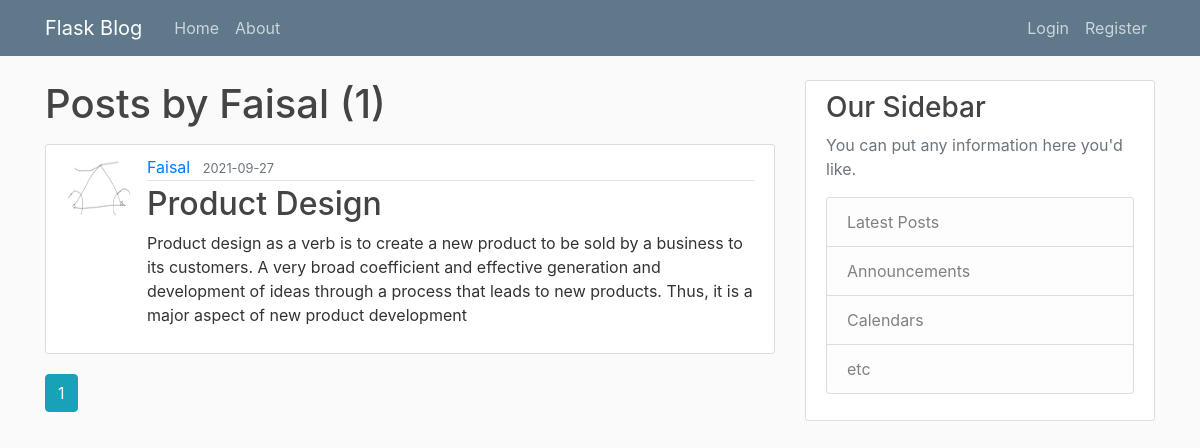
Before: /user/Faisal with the older database file.
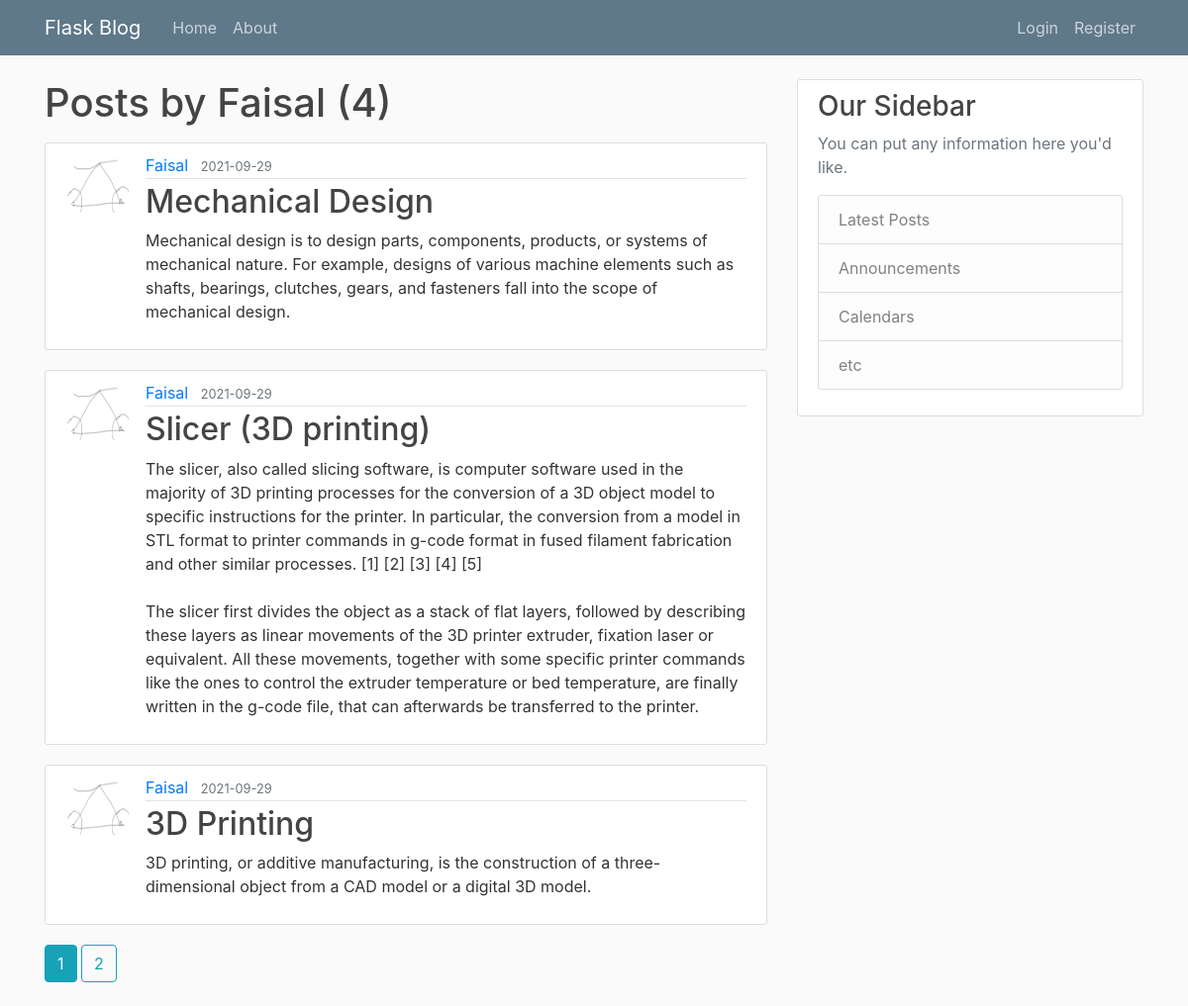
After: the same page with the newer database file.
### FMagdum/models.py (models this page shows, shortened)
class User(db.Model, UserMixin):
    id = db.Column(db.Integer, primary_key=True)
    username = db.Column(db.String(20), unique=True, nullable=False)
    email = db.Column(db.String(120), unique=True, nullable=False)
    image_file = db.Column(db.String(20), nullable=False, default='default.jpg')
    password = db.Column(db.String(60), nullable=False)
    posts = db.relationship('Post', backref='author', lazy=True)

class Post(db.Model):
    id = db.Column(db.Integer, primary_key=True)
    title = db.Column(db.String(100),nullable=False)
    date_posted = db.Column(db.DateTime, nullable=False, default=datetime.utcnow)
    content = db.Column(db.Text, nullable=False)
    user_id = db.Column(db.Integer, db.ForeignKey('user.id'), nullable=False)

### FMagdum/routes.py (the view)
@app.route("/user/<string:username>")
def user_posts(username):
    page = request.args.get('page', 1, type=int)
    user = User.query.filter_by(username=username).first_or_404()
    posts = Post.query.filter_by(author=user)\
        .order_by(Post.date_posted.desc())\
        .paginate(page=page,per_page=3)
    return render_template('user_posts.html', posts=posts, user=user, legend='Create New Post')

### FMagdum/templates/user_posts.html
{%extends "layout.html"%}
{%block content%}
    <h1 class="mb-3">
        Posts by {{user.username}} ({{posts.total}})
    </h1>
    {% for post in posts.items %}
        <article class="media content-section">
            <img class="rounded-circle article-img" src="{{url_for('static', filename='profile_pics/' + post.author.image_file)}}">
            <div class="media-body">
            <div class="article-metadata">
                <a class="mr-2" href="{{url_for('user_posts', username=post.author.username)}}">{{ post.author.username }}</a>
                <small class="text-muted">{{ post.date_posted.strftime('%Y-%m-%d') }}</small>
            </div>
            <h2><a class="article-title" href="{{url_for('post', post_id=post.id)}}">{{ post.title }}</a></h2>
            <p class="article-content">{{ post.content }}</p>
            </div>
        </article>
    {%endfor%}
    {% for page_num in posts.iter_pages(left_edge=1, right_edge=1, left_current=1, right_current=2) %}
        {% if page_num %}
            {% if posts.page == page_num %}
                <a class="btn btn-info mb-4" href="{{url_for('user_posts', username=user.username, page=page_num)}}"> {{ page_num }} </a>
            {% else %}
            <a class="btn btn-outline-info mb-4" href="{{url_for('user_posts', username=user.username, page=page_num)}}"> {{ page_num }} </a>
            {% endif %}
        {% else %}
            ...
        {% endif %}
    {% endfor %}
{%endblock content%}

### FMagdum/templates/layout.html (shortened to what this page needs)
<!DOCTYPE html>
<html>
<head>
    <link rel="stylesheet" href="https://maxcdn.bootstrapcdn.com/bootstrap/4.0.0/css/bootstrap.min.css">
    <link rel="stylesheet" type="text/css" href="{{ url_for('static', filename='main.css') }}">
</head>
<body>
    <header class="site-header">
        <nav class="navbar navbar-expand-md navbar-dark bg-steel fixed-top">
          <div class="container">
            <a class="navbar-brand mr-4" href="/">Flask Blog</a>
            <div class="collapse navbar-collapse" id="navbarToggle">
              <div class="navbar-nav mr-auto">
                <a class="nav-item nav-link" href="{{url_for('home')}}">Home</a>
                <a class="nav-item nav-link" href="{{url_for('about')}}">About</a>
              </div>
              <div class="navbar-nav ml-auto">
                {% if current_user.is_authenticated %}
                  <a class="nav-item nav-link" href="{{url_for('new_post')}}">{{legend}}</a>
                  <a class="nav-item nav-link" href="{{url_for('account')}}">{{ current_user.username }}</a>
                  <a class="nav-item nav-link" href="{{url_for('logout')}}">Logout</a>
                {% else %}
                  <a class="nav-item nav-link" href="{{url_for('login')}}">Login</a>
                  <a class="nav-item nav-link" href="{{url_for('register')}}">Register</a>
                {% endif %}
              </div>
            </div>
          </div>
        </nav>
    </header>
    <main role="main" class="container">
        <div class="row">
          <div class="col-md-8">
            {% block content %}{% endblock %}
          </div>
          <div class="col-md-4">
            <div class="content-section">
              <h3>Our Sidebar</h3>
              <p class='text-muted'>You can put any information here you'd like.
                <ul class="list-group">
                  <li class="list-group-item list-group-item-light">Latest Posts</li>
                  <li class="list-group-item list-group-item-light">Announcements</li>
                  <li class="list-group-item list-group-item-light">Calendars</li>
                  <li class="list-group-item list-group-item-light">etc</li>
                </ul>
              </p>
            </div>
          </div>
        </div>
      </main>
</body>
</html>

### FMagdum/static/main.css (style rules this page uses)
body { background: #fafafa; color: #333333; margin-top: 5rem; }
h1, h2, h3, h4, h5, h6 { color: #444444; }
.bg-steel { background-color: #5f788a; }
.site-header .navbar-nav .nav-link { color: #cbd5db; }
.content-section { background: #ffffff; padding: 10px 20px; border: 1px solid #dddddd; border-radius: 3px; margin-bottom: 20px; }
.article-title { color: #444444; }
.article-content { white-space: pre-line; }
.article-img { height: 65px; width: 65px; margin-right: 16px; }
.article-metadata { padding-bottom: 1px; margin-bottom: 4px; border-bottom: 1px solid #e3e3e3 }

Changed rows visible on the page:
no longer on this page (row edited): Post: image_file (picture), author.username "Faisal", date_posted "2021-09-27", title "Product Design", content "Product design as a verb is to create a new product to be sold by a business to its customers. A very broad coefficient and effective generation and development of ideas through a process that leads to new products. Thus, it is a major aspect of new product development"
added Post: image_file (picture), author.username "Faisal", date_posted "2021-09-29", title "Mechanical Design", content "Mechanical design is to design parts, components, products, or systems of mechanical nature. For example, designs of various machine elements such as shafts, bearings, clutches, gears, and fasteners fall into the scope of mechanical design."
added Post: image_file (picture), author.username "Faisal", date_posted "2021-09-29", title "Slicer (3D printing)", content "The slicer, also called slicing software, is computer software used in the majority of 3D printing processes for the conversion of a 3D object model to specific instructions for the printer. In particular, the conversion from a model in STL format to printer commands in g-code format in fused filament fabrication and other similar processes. [1] [2] [3] [4] [5] The slicer first divides the object as a stack of flat layers, followed by describing these layers as linear movements of the 3D printer extruder, fixation laser or equivalent. All these movements, together with some specific printer commands like the ones to control the extruder temperature or bed temperature, are finally written in…"
added Post: image_file (picture), author.username "Faisal", date_posted "2021-09-29", title "3D Printing", content "3D printing, or additive manufacturing, is the construction of a three-dimensional object from a CAD model or a digital 3D model."
Other visible differences:
{{ posts.total }}: "1" → "4"
new list line: "2"
